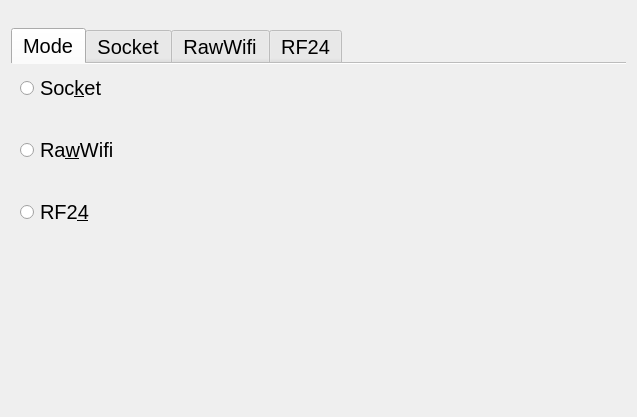
<?xml version="1.0" encoding="UTF-8"?>
<ui version="4.0">
 <class>PageNetwork</class>
 <widget class="QWidget" name="PageNetwork">
  <property name="geometry">
   <rect>
    <x>0</x>
    <y>0</y>
    <width>637</width>
    <height>417</height>
   </rect>
  </property>
  <property name="font">
   <font>
    <pointsize>15</pointsize>
   </font>
  </property>
  <property name="windowTitle">
   <string>Form</string>
  </property>
  <layout class="QGridLayout" name="gridLayout">
   <item row="0" column="0">
    <spacer name="verticalSpacer_3">
     <property name="orientation">
      <enum>Qt::Vertical</enum>
     </property>
     <property name="sizeType">
      <enum>QSizePolicy::Fixed</enum>
     </property>
     <property name="sizeHint" stdset="0">
      <size>
       <width>608</width>
       <height>17</height>
      </size>
     </property>
    </spacer>
   </item>
   <item row="1" column="0">
    <widget class="QTabWidget" name="tabWidget">
     <property name="currentIndex">
      <number>0</number>
     </property>
     <property name="documentMode">
      <bool>true</bool>
     </property>
     <widget class="QWidget" name="tab">
      <attribute name="title">
       <string>Mode</string>
      </attribute>
      <layout class="QGridLayout" name="gridLayout_3">
       <item row="0" column="0">
        <layout class="QGridLayout" name="modeLayout">
         <property name="verticalSpacing">
          <number>32</number>
         </property>
         <item row="1" column="0">
          <widget class="QRadioButton" name="btnRawWifi">
           <property name="text">
            <string>Ra&amp;wWifi</string>
           </property>
          </widget>
         </item>
         <item row="3" column="0">
          <spacer name="verticalSpacer_5">
           <property name="orientation">
            <enum>Qt::Vertical</enum>
           </property>
           <property name="sizeHint" stdset="0">
            <size>
             <width>20</width>
             <height>40</height>
            </size>
           </property>
          </spacer>
         </item>
         <item row="0" column="0">
          <widget class="QRadioButton" name="btnSocket">
           <property name="text">
            <string>Soc&amp;ket</string>
           </property>
          </widget>
         </item>
         <item row="2" column="0">
          <widget class="QRadioButton" name="btnRF24">
           <property name="text">
            <string>RF2&amp;4</string>
           </property>
          </widget>
         </item>
        </layout>
       </item>
      </layout>
     </widget>
     <widget class="QWidget" name="tab_2">
      <attribute name="title">
       <string>Socket</string>
      </attribute>
      <layout class="QGridLayout" name="gridLayout_4">
       <property name="bottomMargin">
        <number>0</number>
       </property>
       <property name="verticalSpacing">
        <number>1</number>
       </property>
       <item row="2" column="3">
        <widget class="QComboBox" name="tcpip_controller_type">
         <property name="toolTip">
          <string>&lt;html&gt;&lt;head/&gt;&lt;body&gt;&lt;p&gt;TCP : checks both data integrity and arrival, and retries if something went wrong&lt;/p&gt;&lt;p&gt;UDP : only checks data integrity, and does not retry&lt;/p&gt;&lt;p&gt;UDPLite : does not verify anything&lt;/p&gt;&lt;/body&gt;&lt;/html&gt;</string>
         </property>
         <item>
          <property name="text">
           <string>TCP</string>
          </property>
         </item>
         <item>
          <property name="text">
           <string>UDP</string>
          </property>
         </item>
         <item>
          <property name="text">
           <string>UDPLite</string>
          </property>
         </item>
        </widget>
       </item>
       <item row="2" column="0" colspan="2">
        <widget class="QLabel" name="label_2">
         <property name="text">
          <string>Socket type</string>
         </property>
        </widget>
       </item>
       <item row="4" column="3">
        <widget class="QPushButton" name="pushButton_15">
         <property name="text">
          <string>-</string>
         </property>
        </widget>
       </item>
       <item row="4" column="0">
        <widget class="QLabel" name="label_4">
         <property name="text">
          <string>Port</string>
         </property>
        </widget>
       </item>
       <item row="4" column="1">
        <widget class="QSpinBox" name="tcpip_controller_port">
         <property name="alignment">
          <set>Qt::AlignRight|Qt::AlignTrailing|Qt::AlignVCenter</set>
         </property>
         <property name="buttonSymbols">
          <enum>QAbstractSpinBox::NoButtons</enum>
         </property>
         <property name="minimum">
          <number>1</number>
         </property>
         <property name="maximum">
          <number>65535</number>
         </property>
         <property name="value">
          <number>2020</number>
         </property>
        </widget>
       </item>
       <item row="4" column="2">
        <widget class="QPushButton" name="pushButton_16">
         <property name="text">
          <string>+</string>
         </property>
        </widget>
       </item>
       <item row="1" column="0" colspan="4">
        <spacer name="verticalSpacer_2">
         <property name="orientation">
          <enum>Qt::Vertical</enum>
         </property>
         <property name="sizeType">
          <enum>QSizePolicy::Fixed</enum>
         </property>
         <property name="sizeHint" stdset="0">
          <size>
           <width>20</width>
           <height>18</height>
          </size>
         </property>
        </spacer>
       </item>
       <item row="0" column="0" colspan="4">
        <widget class="QGroupBox" name="groupBox">
         <property name="title">
          <string>Drone's IP/hostname</string>
         </property>
         <layout class="QGridLayout" name="gridLayout_5">
          <item row="0" column="0">
           <widget class="QSpinBox" name="tcpip_controller_port_2">
            <property name="alignment">
             <set>Qt::AlignRight|Qt::AlignTrailing|Qt::AlignVCenter</set>
            </property>
            <property name="buttonSymbols">
             <enum>QAbstractSpinBox::NoButtons</enum>
            </property>
            <property name="minimum">
             <number>1</number>
            </property>
            <property name="maximum">
             <number>255</number>
            </property>
            <property name="value">
             <number>192</number>
            </property>
           </widget>
          </item>
          <item row="0" column="1">
           <widget class="QSpinBox" name="tcpip_controller_port_3">
            <property name="alignment">
             <set>Qt::AlignRight|Qt::AlignTrailing|Qt::AlignVCenter</set>
            </property>
            <property name="buttonSymbols">
             <enum>QAbstractSpinBox::NoButtons</enum>
            </property>
            <property name="minimum">
             <number>1</number>
            </property>
            <property name="maximum">
             <number>255</number>
            </property>
            <property name="value">
             <number>168</number>
            </property>
           </widget>
          </item>
          <item row="0" column="2">
           <widget class="QSpinBox" name="tcpip_controller_port_4">
            <property name="alignment">
             <set>Qt::AlignRight|Qt::AlignTrailing|Qt::AlignVCenter</set>
            </property>
            <property name="buttonSymbols">
             <enum>QAbstractSpinBox::NoButtons</enum>
            </property>
            <property name="minimum">
             <number>1</number>
            </property>
            <property name="maximum">
             <number>255</number>
            </property>
            <property name="value">
             <number>32</number>
            </property>
           </widget>
          </item>
          <item row="0" column="3">
           <widget class="QSpinBox" name="tcpip_controller_port_5">
            <property name="alignment">
             <set>Qt::AlignRight|Qt::AlignTrailing|Qt::AlignVCenter</set>
            </property>
            <property name="buttonSymbols">
             <enum>QAbstractSpinBox::NoButtons</enum>
            </property>
            <property name="minimum">
             <number>1</number>
            </property>
            <property name="maximum">
             <number>255</number>
            </property>
            <property name="value">
             <number>1</number>
            </property>
           </widget>
          </item>
          <item row="1" column="0">
           <widget class="QPushButton" name="pushButton_7">
            <property name="text">
             <string>+</string>
            </property>
           </widget>
          </item>
          <item row="1" column="1">
           <widget class="QPushButton" name="pushButton_10">
            <property name="text">
             <string>+</string>
            </property>
           </widget>
          </item>
          <item row="1" column="2">
           <widget class="QPushButton" name="pushButton_12">
            <property name="text">
             <string>+</string>
            </property>
           </widget>
          </item>
          <item row="1" column="3">
           <widget class="QPushButton" name="pushButton_14">
            <property name="text">
             <string>+</string>
            </property>
           </widget>
          </item>
          <item row="2" column="0">
           <widget class="QPushButton" name="pushButton_8">
            <property name="text">
             <string>-</string>
            </property>
           </widget>
          </item>
          <item row="2" column="1">
           <widget class="QPushButton" name="pushButton_9">
            <property name="text">
             <string>-</string>
            </property>
           </widget>
          </item>
          <item row="2" column="2">
           <widget class="QPushButton" name="pushButton_11">
            <property name="text">
             <string>-</string>
            </property>
           </widget>
          </item>
          <item row="2" column="3">
           <widget class="QPushButton" name="pushButton_13">
            <property name="text">
             <string>-</string>
            </property>
           </widget>
          </item>
         </layout>
        </widget>
       </item>
       <item row="3" column="0" colspan="4">
        <spacer name="verticalSpacer_4">
         <property name="orientation">
          <enum>Qt::Vertical</enum>
         </property>
         <property name="sizeType">
          <enum>QSizePolicy::Fixed</enum>
         </property>
         <property name="sizeHint" stdset="0">
          <size>
           <width>20</width>
           <height>18</height>
          </size>
         </property>
        </spacer>
       </item>
      </layout>
     </widget>
     <widget class="QWidget" name="tab_3">
      <attribute name="title">
       <string>RawWifi</string>
      </attribute>
      <layout class="QGridLayout" name="gridLayout_2">
       <item row="2" column="0" colspan="3">
        <widget class="QLabel" name="label_8">
         <property name="text">
          <string>Input port</string>
         </property>
        </widget>
       </item>
       <item row="2" column="3">
        <widget class="QSpinBox" name="rawwifi_controller_inport">
         <property name="maximumSize">
          <size>
           <width>200</width>
           <height>16777215</height>
          </size>
         </property>
         <property name="toolTip">
          <string>&lt;html&gt;&lt;head/&gt;&lt;body&gt;&lt;p&gt;Port on which the controller should listen incoming data, must be the same as the drone's controller output port&lt;/p&gt;&lt;/body&gt;&lt;/html&gt;</string>
         </property>
         <property name="buttonSymbols">
          <enum>QAbstractSpinBox::NoButtons</enum>
         </property>
         <property name="minimum">
          <number>0</number>
         </property>
         <property name="maximum">
          <number>255</number>
         </property>
         <property name="value">
          <number>1</number>
         </property>
        </widget>
       </item>
       <item row="2" column="4">
        <widget class="QPushButton" name="pushButton">
         <property name="text">
          <string>+</string>
         </property>
        </widget>
       </item>
       <item row="2" column="5">
        <widget class="QPushButton" name="pushButton_2">
         <property name="text">
          <string>-</string>
         </property>
        </widget>
       </item>
       <item row="5" column="0" colspan="3">
        <widget class="QLabel" name="label_9">
         <property name="text">
          <string>Output port</string>
         </property>
        </widget>
       </item>
       <item row="5" column="3">
        <widget class="QSpinBox" name="rawwifi_controller_outport">
         <property name="maximumSize">
          <size>
           <width>200</width>
           <height>16777215</height>
          </size>
         </property>
         <property name="toolTip">
          <string>&lt;html&gt;&lt;head/&gt;&lt;body&gt;&lt;p&gt;Port on which the controller should send outgoing data, must be the same as the drone's controller input port&lt;/p&gt;&lt;/body&gt;&lt;/html&gt;</string>
         </property>
         <property name="buttonSymbols">
          <enum>QAbstractSpinBox::NoButtons</enum>
         </property>
         <property name="minimum">
          <number>0</number>
         </property>
         <property name="maximum">
          <number>255</number>
         </property>
         <property name="value">
          <number>0</number>
         </property>
        </widget>
       </item>
       <item row="5" column="4">
        <widget class="QPushButton" name="pushButton_3">
         <property name="text">
          <string>+</string>
         </property>
        </widget>
       </item>
       <item row="5" column="5">
        <widget class="QPushButton" name="pushButton_4">
         <property name="text">
          <string>-</string>
         </property>
        </widget>
       </item>
       <item row="6" column="0" colspan="3">
        <widget class="QLabel" name="label_10">
         <property name="text">
          <string>Output retries</string>
         </property>
        </widget>
       </item>
       <item row="6" column="3">
        <widget class="QSpinBox" name="rawwifi_controller_retries">
         <property name="maximumSize">
          <size>
           <width>200</width>
           <height>16777215</height>
          </size>
         </property>
         <property name="toolTip">
          <string>&lt;html&gt;&lt;head/&gt;&lt;body&gt;&lt;p&gt;Set how many times the outgoing packets are sent, higher values mean better link quality but increases lag&lt;/p&gt;&lt;/body&gt;&lt;/html&gt;</string>
         </property>
         <property name="buttonSymbols">
          <enum>QAbstractSpinBox::NoButtons</enum>
         </property>
         <property name="minimum">
          <number>1</number>
         </property>
         <property name="maximum">
          <number>32</number>
         </property>
         <property name="value">
          <number>2</number>
         </property>
        </widget>
       </item>
       <item row="6" column="4">
        <widget class="QPushButton" name="pushButton_5">
         <property name="text">
          <string>+</string>
         </property>
        </widget>
       </item>
       <item row="6" column="5">
        <widget class="QPushButton" name="pushButton_6">
         <property name="text">
          <string>-</string>
         </property>
        </widget>
       </item>
       <item row="1" column="3" colspan="3">
        <widget class="QComboBox" name="rawwifi_channel">
         <property name="currentIndex">
          <number>8</number>
         </property>
         <item>
          <property name="text">
           <string>1 (2.412 GHz)</string>
          </property>
         </item>
         <item>
          <property name="text">
           <string>2 (2.417 GHz)</string>
          </property>
         </item>
         <item>
          <property name="text">
           <string>3 (2.422 GHz)</string>
          </property>
         </item>
         <item>
          <property name="text">
           <string>4 (2.427 GHz)</string>
          </property>
         </item>
         <item>
          <property name="text">
           <string>5 (2.432 GHz)</string>
          </property>
         </item>
         <item>
          <property name="text">
           <string>6 (2.437 GHz)</string>
          </property>
         </item>
         <item>
          <property name="text">
           <string>7 (2.442 GHz)</string>
          </property>
         </item>
         <item>
          <property name="text">
           <string>8 (2.447 GHz)</string>
          </property>
         </item>
         <item>
          <property name="text">
           <string>9 (2.452 GHz)</string>
          </property>
         </item>
         <item>
          <property name="text">
           <string>10 (2.457 GHz)</string>
          </property>
         </item>
         <item>
          <property name="text">
           <string>11 (2.462 GHz)</string>
          </property>
         </item>
         <item>
          <property name="text">
           <string>12 (2.467 GHz)</string>
          </property>
         </item>
         <item>
          <property name="text">
           <string>13 (2.472 GHz)</string>
          </property>
         </item>
         <item>
          <property name="text">
           <string>14 (2.484 GHz) [may be unsupported]</string>
          </property>
         </item>
        </widget>
       </item>
       <item row="0" column="3" colspan="3">
        <widget class="QComboBox" name="rawwifi_device"/>
       </item>
       <item row="4" column="4" colspan="2">
        <widget class="QComboBox" name="rawwifi_controller_cec">
         <property name="toolTip">
          <string>&lt;html&gt;&lt;head/&gt;&lt;body&gt;&lt;p&gt;None : process last received packet&lt;/p&gt;&lt;p&gt;Weighted : wait for all the copies of the packet to be received, then merge them by using Repetition Code method&lt;/p&gt;&lt;/body&gt;&lt;/html&gt;</string>
         </property>
         <property name="currentText">
          <string>None</string>
         </property>
         <property name="currentIndex">
          <number>0</number>
         </property>
         <item>
          <property name="text">
           <string>None</string>
          </property>
         </item>
         <item>
          <property name="text">
           <string>Weighted</string>
          </property>
         </item>
        </widget>
       </item>
       <item row="3" column="0" colspan="6">
        <widget class="QCheckBox" name="rawwifi_controller_nodrop">
         <property name="toolTip">
          <string>&lt;html&gt;&lt;head/&gt;&lt;body&gt;&lt;p&gt;Forces the controller to process every incoming packets, also when they are broken or incomplete&lt;/p&gt;&lt;/body&gt;&lt;/html&gt;</string>
         </property>
         <property name="text">
          <string>Process broken packets</string>
         </property>
        </widget>
       </item>
       <item row="1" column="0" colspan="3">
        <widget class="QLabel" name="label_7">
         <property name="text">
          <string>Channel</string>
         </property>
        </widget>
       </item>
       <item row="0" column="0" colspan="3">
        <widget class="QLabel" name="label_6">
         <property name="text">
          <string>Device</string>
         </property>
        </widget>
       </item>
       <item row="4" column="0" colspan="4">
        <widget class="QLabel" name="label_11">
         <property name="text">
          <string>Error correction</string>
         </property>
        </widget>
       </item>
      </layout>
     </widget>
     <widget class="QWidget" name="tab_4">
      <attribute name="title">
       <string>RF24</string>
      </attribute>
      <widget class="QPushButton" name="btnRF24Scanner">
       <property name="geometry">
        <rect>
         <x>0</x>
         <y>10</y>
         <width>144</width>
         <height>43</height>
        </rect>
       </property>
       <property name="text">
        <string>Scanner...</string>
       </property>
      </widget>
     </widget>
    </widget>
   </item>
  </layout>
 </widget>
 <resources/>
 <connections/>
</ui>
